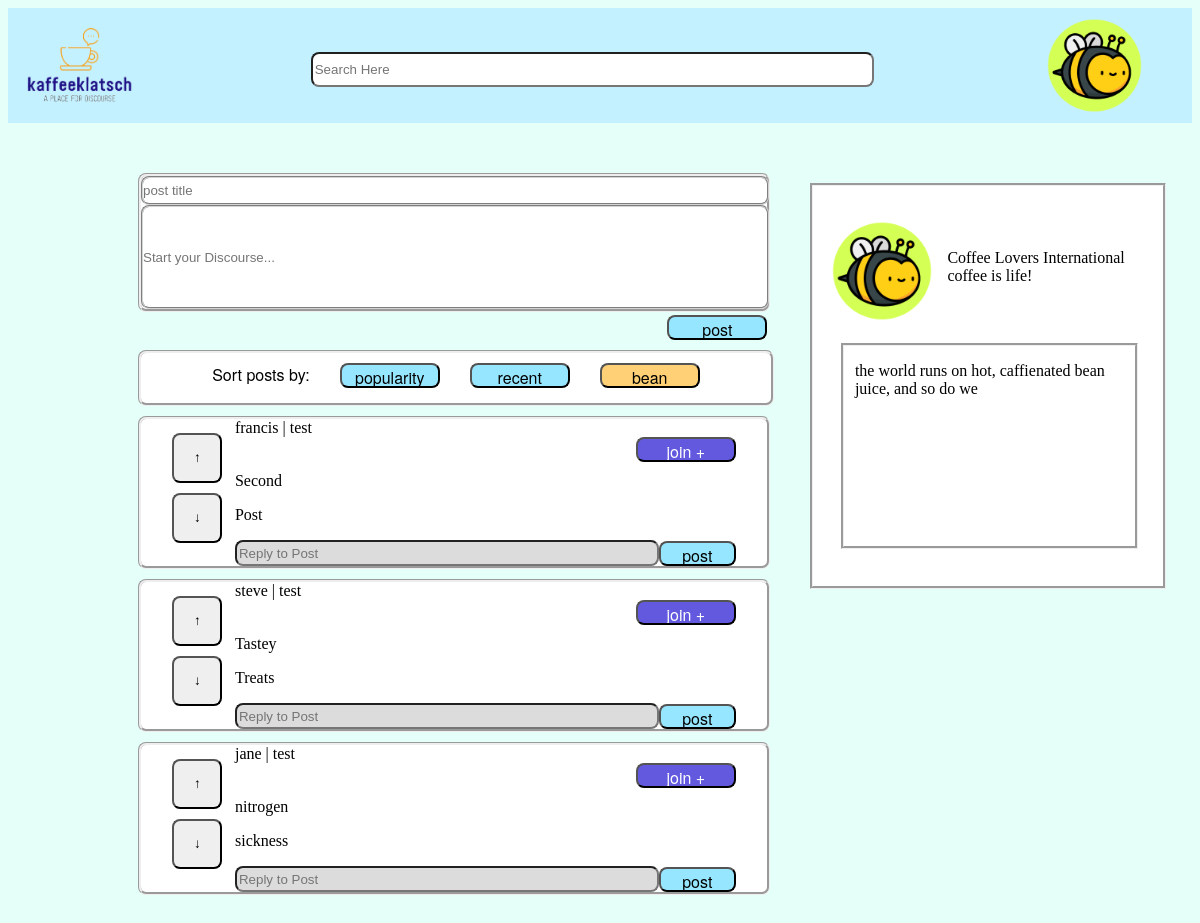
Screenshot of /communityPage with the database file from the repository.
### kaffeeklatsch/models/models.py (models this page shows, shortened)
class Post(db.Model):
    title = db.Column(db.Text, nullable=False)
    content = db.Column(db.Text, nullable=False)
    posting_user = db.Column(db.Text, db.ForeignKey('user_access.username'), nullable=False)
    posted_date = db.Column(db.DateTime, nullable=False)
    community = db.Column(db.Text, nullable=False)
    UUID = db.Column(db.Integer, nullable=False, primary_key=True, unique=True)
    def __repr__(self):
        return f"""\nPost {self.UUID}:
        \t-author: {self.posting_user}
        \t-posted_date: {self.posted_date}
        \t-content: {self.content}
        \t-community: {self.community}
        """

class Community(db.Model):
    community_id = db.Column(db.Integer, nullable=False, primary_key=True)
    community_name = db.Column(db.Text, nullable=False)
    community_tagline = db.Column(db.Text, nullable=True)
    community_content = db.Column(db.Text, nullable=True)

### kaffeeklatsch/routes.py (the view)
@app.route('/communityPage', methods=['GET', 'POST'])
def communityPage():
  if request.method == 'POST':
    return redirect(url_for('feed'))
  sortPostForm = SortPostForm()
  replyForm = ReplyForm()
  makePostForm = MakePostForm()
  communityInfo = Community.query.filter_by(community_id = 2).first()
  posts = Post.query.all()
  print(posts)
  return render_template('community_page.html', makePostForm=makePostForm, sortPostForm=sortPostForm, replyForm=replyForm, posts=posts, communityInfo=communityInfo)

### kaffeeklatsch/forms/SortPostForm.py
class SortPostForm(FlaskForm):
    popularity = SubmitField('popularity')
    recent = SubmitField('recent')
    bean = SubmitField('bean')

### kaffeeklatsch/forms/ReplyForm.py
class ReplyForm(FlaskForm):
    post = SubmitField('post')
    join = SubmitField('join +')
    replyContent = StringField('reply', validators=[DataRequired(), Length(min=1, max=250)], render_kw={"placeholder": "Reply to Post"})
    upArrow = SubmitField('↑')
    downArrow = SubmitField('↓')

### kaffeeklatsch/templates/community_page.html
{% extends 'base.html' %}
{% import 'make_post.html' as makePostTemplate %}
{% import 'sort_post.html' as sortPostTemplate %}
{% import 'post_reply.html' as post_reply %}
{% import 'community_profile_pane.html' as communityPaneTemplate %}
{% block addedCSS %}
<link rel="stylesheet" href="{{ url_for('static', filename='css/feed.css') }}" /> {% endblock %}
{% block search %}
<div class="search-container" id="search-container">
    <input id="search-input" type="search" id="form1" class="form-control" placeholder="Search Here"/>
</div>
{% endblock %}
{% block avatar %}
<a href="/profilepage"><img class="avatar" src="{{ url_for('static', filename='assets/imagefiles/Profile/bee_avatar.png') }}" /></a>
{% endblock %}
{% block body %}
<div class="page">
    <body>
        <div class="content-view">
            <div class="post-pane">
                <form method="POST">
                    {{ makePostTemplate.make_post(makePostForm) }}
                    {{ sortPostTemplate.sort_post(sortPostForm) }}
                </form>
                {% for post in posts %}
                    {{ post_reply.post_reply(replyForm, post) }}
                {% endfor %}
            </div>
            <div>
                {{ communityPaneTemplate.community_profile_pane(communityInfo) }}
            </div>
    </body>
</div>
{% endblock %}

### kaffeeklatsch/templates/post_reply.html
{% macro post_reply(replyForm, postObject) %}
{% import 'post.html' as replyTemplate %}
<div>
    {{ replyTemplate.post(replyForm, postObject) }}
</div>
{% endmacro %}

### kaffeeklatsch/templates/community_profile_pane.html
        {% macro community_profile_pane(communityProfileObject) %}
        <link rel="stylesheet" href="{{ url_for('static', filename='css/community-page.css') }}" />
        <div class="community-info-wrapper">
            <div class="upper-block">
                <div class=avatar_panel>
                    <img class="avatar avatar_image" src="{{ url_for('static', filename='assets/imagefiles/Profile/bee_avatar.png') }}" />
                </div>
                <div class="info-panel">
                    <span>{{ communityProfileObject.community_name }}</span>
                    <span>{{ communityProfileObject.community_tagline }}</span>
                </div>
            </div>
            <div class="user-content">
                <p>{{ communityProfileObject.community_content }}</p>
            </div>
        </div>
        {% endmacro %}

### kaffeeklatsch/templates/post.html (shortened to what this page needs)
{% macro post(replyForm, postObject) %}
<link rel="stylesheet" href="{{ url_for('static', filename='css/post.css') }}" />
<div class="post-wrapper">
    <div class="vote-panel">
        {{ replyForm.upArrow(class="vote-button button") }}
        {{ replyForm.downArrow(class="vote-button button") }}
    </div>
    <div class="post-panel">
        <div class="post-panel__top-line">
            <span class="owner-name">{{ postObject.posting_user }}</span> | <span class="community-content">{{ postObject.community }}</span>
            {{ replyForm.join(class="button-style-a post-panel__join-button") }}
        </div>
        <div class="post-panel__title-line">
            <span class="post-title">{{ postObject.title }}</span>
        </div>
        <div class="post-panel__post-content">
            <p class="post-content">{{ postObject.content }}</p>
        </div>
        <form action="" method="POST">
            <div class="post-panel__reply-line">
                {{ replyForm.replyContent(class="reply-content") }}
                {{ replyForm.post(class="button-style-b make-button") }}
            </div>
        </form>
    </div>
</div>
{% endmacro %}

### kaffeeklatsch/static/css/globalstylesheet.css (style rules this page uses)
body { background-color: #E5FFF9 }
.avatar { height: 100%; float: right; margin-right: 50px; }
.page { margin: 0px; height: 100vh; padding-top: 50px; }
.button-style-a { width: 100px; height: 25px; top: 225px; border-radius: 8px; background-color: #6259df; font-family: "Helvetica Neue", "Arial", sans-serif; font-size: medium; color: white; }
.button-style-b { width: 100px; height: 25px; top: 225px; border-radius: 8px; background-color: #96E6FF; font-family: "Helvetica Neue", "Arial", sans-serif; font-size: medium; color: black; margin-left: 30px; }
.button-style-bean { width: 100px; height: 25px; top: 225px; border-radius: 8px; background-color: #FFD075; font-family: "Helvetica Neue", "Arial", sans-serif; font-size: medium; color: black; margin-left: 30px; }

### kaffeeklatsch/static/css/forms.css (style rules this page uses)
input { margin-bottom: 10px; border-radius: 8px; height: 25px; width: 230px; }

### kaffeeklatsch/static/css/feed.css (style rules this page uses)
.content-view { display: flex; }
.post-pane { display: inline-block; width: 60%; }
#search-container { display: inline-block; text-align: center; width: 60%; height: 80%; padding-top: 10px; }
#search-input { background-color: white; width: 80%; height: 45%; }

### kaffeeklatsch/static/css/sort_post.css (style rules this page uses)
#postContent { left: 10px; }

### kaffeeklatsch/static/css/make_post.css (style rules this page uses)
.make-post-wrapper .post-title { display: block; width: 99.6%; border-style: groove; border-color: lightgrey; margin: 0; padding: 0; }
.make-post-wrapper .post-content { display: block; width: 99.6%; border-style: groove; border-color: lightgrey; margin: 0; padding: 0; height: 100px; }
.make-post-wrapper .make-button { float: right; margin-top: 1%; }

### kaffeeklatsch/static/css/post.css (style rules this page uses)
.post-wrapper { background-color: white; border-style: groove; border-radius: 8px; display: flex; justify-content: center; align-items: center; margin-bottom: 10px; }
.post-wrapper .vote-panel input { width: 50px; height: 50px; }
.post-wrapper .vote-panel { align-items: center; display: inline-block; width: 10%; }
.post-wrapper .vote-panel .vote-button { display: block; }
.post-wrapper .post-panel { display: inline-block; width: 80%; background-color: white; }
.post-panel .post-panel__reply-line { display: flex; justify-content: center; align-items: center; }
.post-panel .post-panel__join-button { margin-left: 80%; }
.post-wrapper .post-panel #replyContent { width: 500px; margin: auto; }
.post-wrapper .post-panel #post { width: 90px; margin: auto; }
.post-panel__top-line { background-color: white; }
#replyContent { width: 80%; height: 20px; top: 470px; left: 150px; background-color: gainsboro; }

### kaffeeklatsch/static/css/community-page.css (style rules this page uses)
.community-info-wrapper { background-color: white; border-style: groove; height: 400px; width: 350px; margin-top: 10px; margin-bottom: 10px; margin-left: 40px; }
.community-info-wrapper .upper-block { display: inline-flex; margin-left: 20%; margin-top: 2%; width: 80%; }
.community-info-wrapper .avatar_panel { margin-top: 10%; margin-bottom: 5%; height: 100px; width: 50px; }
.community-info-wrapper .avatar_image { height: 100%; margin-right:2%; }
.community-info-wrapper .info-panel { margin-top: 15%; margin-left: 5%; display: grid; padding-top: 5%; width: 90%; height: 20%; background-color: white; }
.community-info-wrapper .user-content { margin-top: 8px; margin-left: 8%; border-style: groove; background-color: white; padding-left: 3%; height: 50%; width: 80%; }

### rows the page displays
Post: posting_user "francis", community "test", title "Second", content "Post"
Post: posting_user "steve", community "test", title "Tastey", content "Treats"
Post: posting_user "jane", community "test", title "nitrogen", content "sickness"
Community: community_name "Coffee Lovers International", community_tagline "coffee is life!", community_content "the world runs on hot, caffienated bean juice, and so do we"
